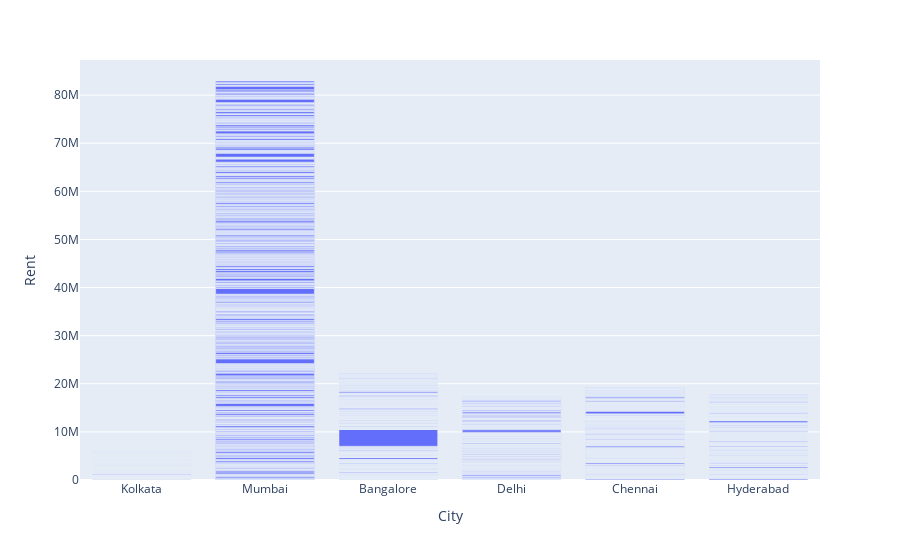

Write notebook code for a chart like this one.
### Code cell
px.bar(data_frame=rent_df, x ='City', y = 'Rent')

### Figure 1 — Plotly figure (JSON) as saved in the notebook; plotly's stock layout.template omitted (floating-point values rounded to 4 significant figures; data arrays with more than 128 entries replaced by an {"elided": "..."} marker saying what was removed)
{"data": [{"alignmentgroup": "True", "hovertemplate": "City=%{x}<br>Rent=%{y}<extra></extra>", "legendgroup": "", "marker": {"color": "#636efa", "pattern": {"shape": ""}}, "name": "", "offsetgroup": "", "orientation": "v", "showlegend": false, "textposition": "auto", "type": "bar", "x": {"elided": "4742 str values"}, "xaxis": "x", "y": {"elided": "4742 int values"}, "yaxis": "y"}], "layout": {"barmode": "relative", "legend": {"tracegroupgap": 0}, "margin": {"t": 60}, "xaxis": {"anchor": "y", "domain": [0, 1], "title": {"text": "City"}}, "yaxis": {"anchor": "x", "domain": [0, 1], "title": {"text": "Rent"}}}}
